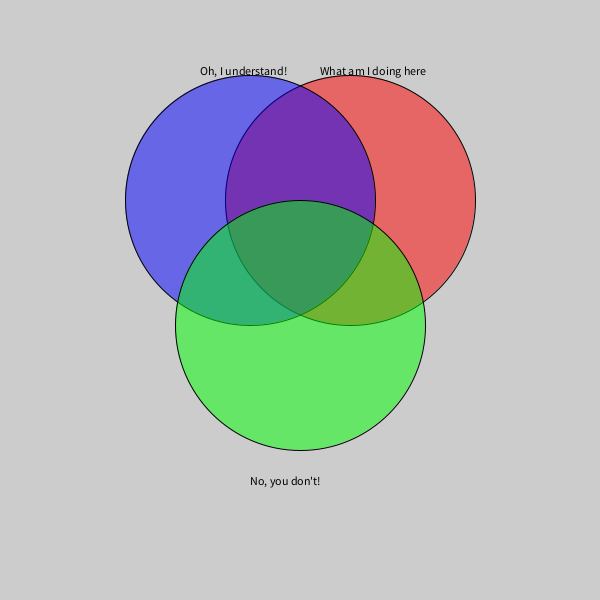
Frame 1 (no input)
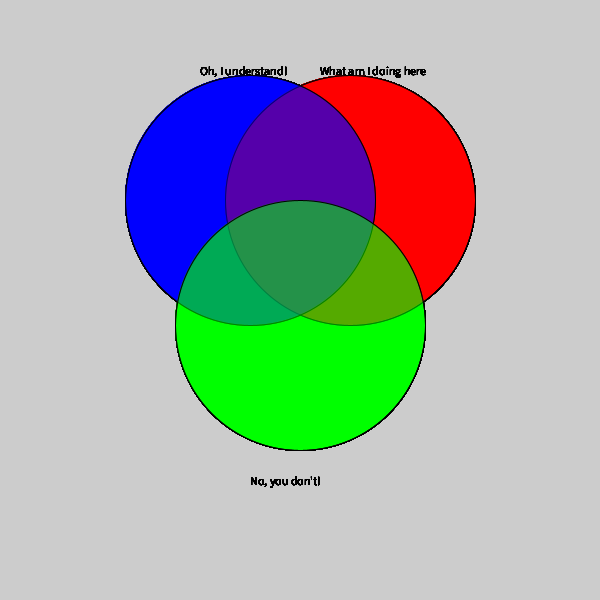
Frame 60 (the mouse pressed at the canvas centre just before this capture)
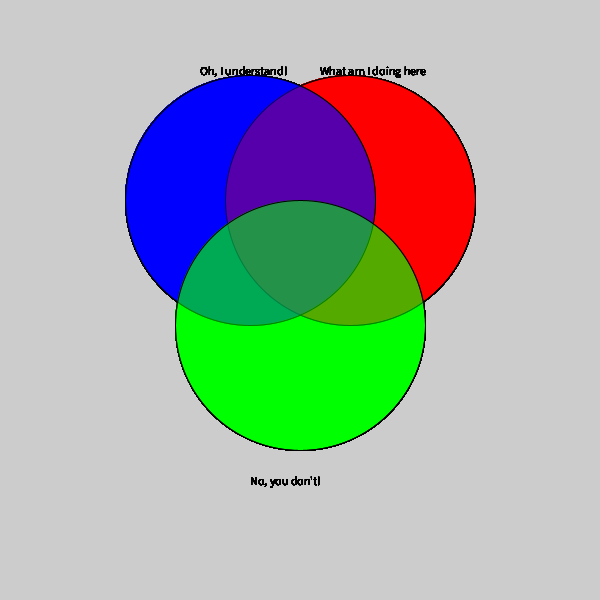
Frame 120 (the mouse held since frame 60 and released just before this capture)

The Processing sketch that drew these frames (run headless with seeded random() and noise(); from frame 60 on, the mouse is pressed at the canvas centre):

// Processing sketch: VennDiagram
// ── VennDiagram.pde
void setup() {
size(600,600);
}
void draw(){
  fill(0,0,0,255);
  text("What am I doing here",320,75);

  text("Oh, I understand!", 200,75);

  text("No, you don't!", 250,485);
  fill(255,0,0,128);
ellipse(350,200,250,250);
  fill(0,0,255,128);
ellipse(250,200,250,250);
  fill(0,255,0,128);
ellipse(300,325,250,250);
}
